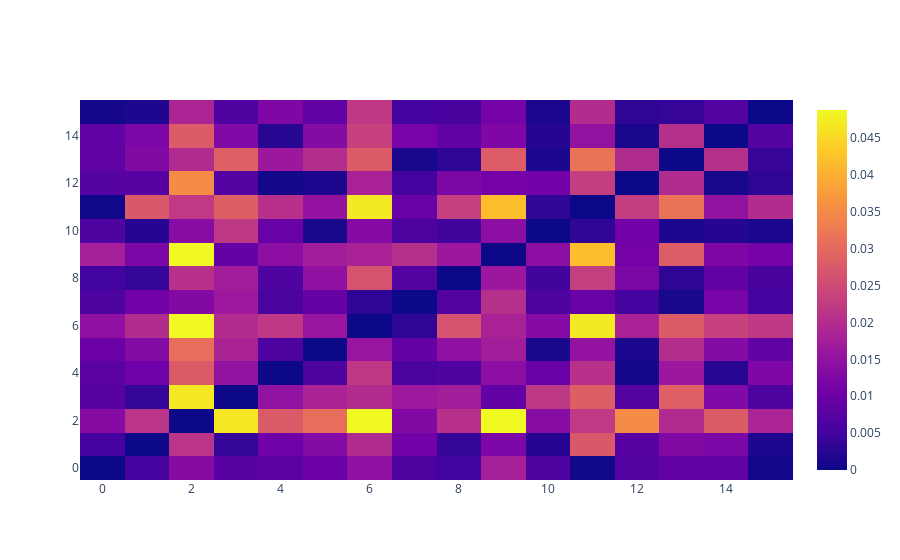

Here is the notebook cell this chart was saved with:
### Code cell
cosine_distances_diff = []
for i,j in zip(cosine_distances_finetune, cosine_distances):
    cos_diff_temp = []
    for k,l in zip(i,j):
        cos_diff_temp.append(abs(k-l))
    cosine_distances_diff.append(cos_diff_temp)
    
fig = go.Figure(data=go.Heatmap(z=cosine_distances_diff))
fig.show()

### Figure 1 — Plotly figure (JSON) as saved in the notebook; plotly's stock layout.template omitted (floating-point values rounded to 4 significant figures; data arrays with more than 128 entries replaced by an {"elided": "..."} marker saying what was removed)
{"data": [{"type": "heatmap", "z": {"elided": "16x16 float values"}}], "layout": {}}
